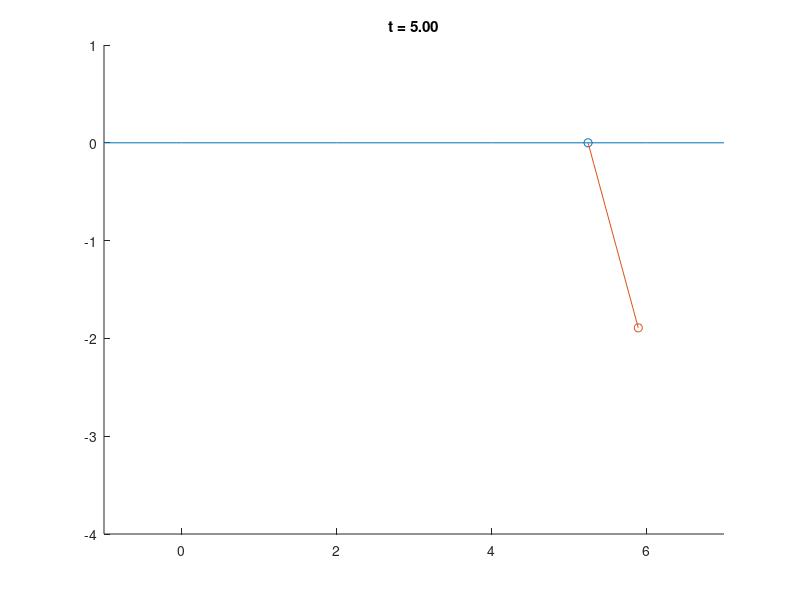

Write the MATLAB code that produced this figure.
m1=1;
m2=2;
l=2;
g=9.8;
M=m2/(m1+m2);
x_0=[pi/4;1;0;0];
%x1~4 分别表示θ θ' x x'
f=@(t,x) [x(2);-(M*cos(x(1))*sin(x(1))*x(2)^2+g/l*sin(x(1)))/(1-M*cos(x(1))^2);x(4);(M*g*sin(x(1))*cos(x(1))+M*l*sin(x(1))*x(2)^2)/(1-M*cos(x(1))^2)];
[time,x_sol]=ode45(f,[0,5],x_0);

for i=1:3:length(time)
x1=x_sol(i,3);
x2=x_sol(i,3)+l*sin(x_sol(i,1));
y2=-l*cos(x_sol(i,1));
scatter(x1,0)
hold on
scatter(x2,y2)
hold on
plot(-1:1:7,zeros(9,1));
hold on
plot(linspace(x1,x2,10),linspace(0,y2,10));
axis([-1 7 -4 1]);
title(sprintf('t = %.2f',time(i))); 
pause(0.1); 
hold off
end